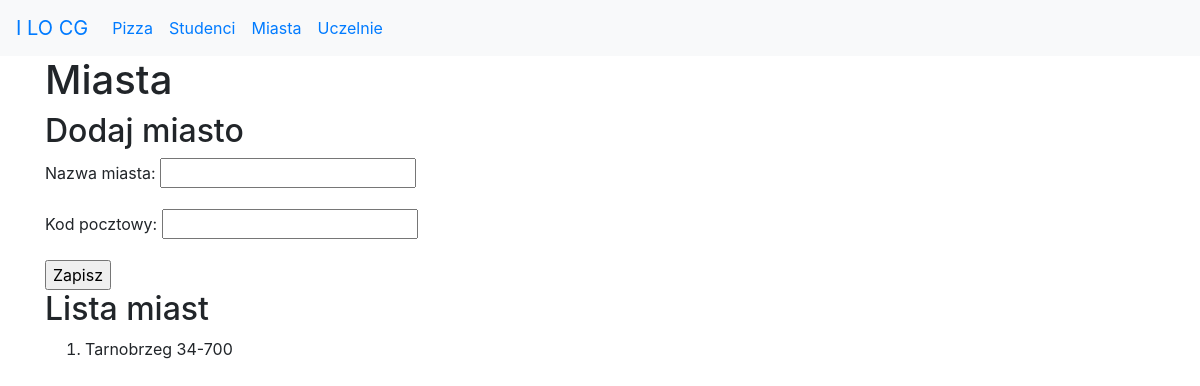
Before: /studenci/miasta/ with the older database file.
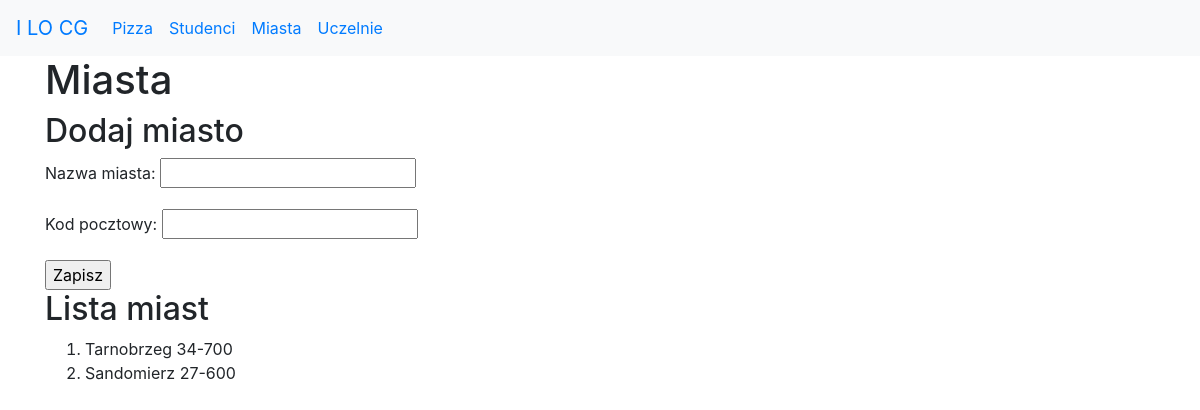
After: the same page with the newer database file.
### studenci/models.py (models this page shows)
class Miasto(models.Model):
    nazwa = models.CharField(
        verbose_name='miasto',
        max_length=30,
        help_text='Nazwa miasta')
    kod = models.CharField(
        max_length=6,
        help_text='Kod pocztowy')
    class Meta:
        verbose_name_plural = "miasta"

### studenci/views.py (the view)
# urls.py: path('miasta/', views.miasta, name='miasta'),
def miasta(request):
    if request.method == 'POST':
        form = MiastoForm(request.POST)
        if form.is_valid():
            m = Miasto(nazwa=form.cleaned_data['nazwa'], kod=form.cleaned_data['kod'])
            m.save()
            messages.success(request, "Poprawnie dodano dane!")
            return redirect(reverse('studenci:miasta'))
        else:
            messages.error(request, "Niepoprawne dane!")
    else:
        form = MiastoForm()
    miasta = Miasto.objects.all()
    kontekst = {'miasta': miasta, 'form': form}
    return render(request, 'studenci/miasta.html', kontekst)

### studenci/forms.py
class MiastoForm(forms.Form):
    nazwa = forms.CharField(
        label="Nazwa miasta",
        max_length=30,
        widget=forms.TextInput()
    )
    kod = forms.CharField(
        label="Kod pocztowy",
        max_length=6,
        widget=forms.TextInput()
    )

### studenci/templates/studenci/miasta.html (shortened to what this page needs)
{% extends 'szablon.html' %}
{% block naglowek %}Miasta{% endblock naglowek %}
{% block tresc %}
<h2>Dodaj miasto</h2>
    <form action="." method="POST">
    {{ form.as_p }}
        <input type="submit" value="Zapisz">
    </form>
<h2>Lista miast</h2>
<ol>
    {% for miasto in miasta %}
        <li>{{ miasto.nazwa }}&nbsp;{{ miasto.kod }}</li>
    {% endfor %}
</ol>
{% endblock tresc %}

Changed rows visible on the page:
added Miasto: nazwa "Sandomierz", kod "27-600"
